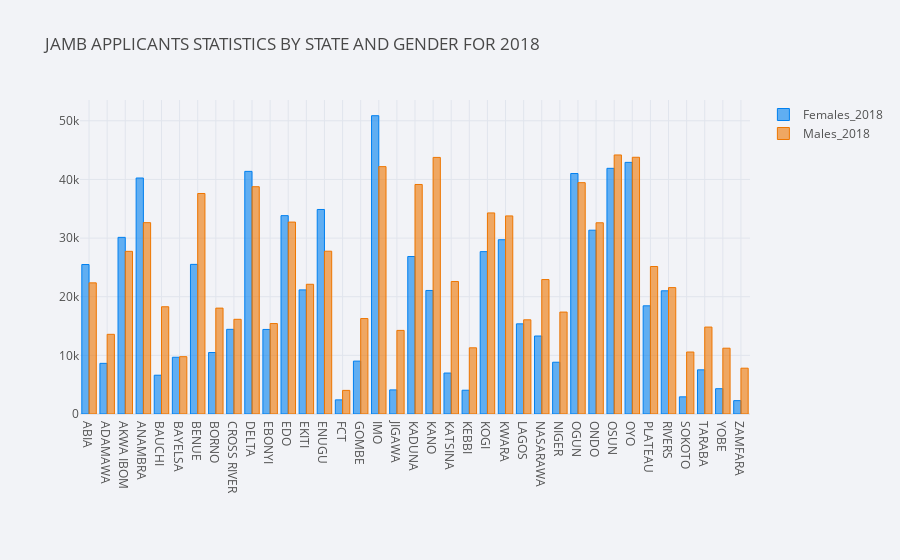

The cell this chart's notebook holds for it:
### Code cell
Data1.iloc[0:37,:].iplot(kind="bar",x="State",y=["Females_2018","Males_2018"],theme='polar',
                         title="JAMB APPLICANTS STATISTICS BY STATE AND GENDER FOR 2018")

### Figure 1 — Plotly figure (JSON) as saved in the notebook; plotly's stock layout.template omitted (floating-point values rounded to 4 significant figures)
{"data": [{"marker": {"color": "rgba(0, 128, 240, 0.6)", "line": {"color": "rgba(0, 128, 240, 1.0)", "width": 1}}, "name": "Females_2018", "orientation": "v", "text": "", "type": "bar", "x": ["ABIA                ", "ADAMAWA             ", "AKWA IBOM           ", "ANAMBRA             ", "BAUCHI              ", "BAYELSA             ", "BENUE               ", "BORNO               ", "CROSS RIVER         ", "DELTA               ", "EBONYI              ", "EDO                 ", "EKITI               ", "ENUGU               ", "FCT                 ", "GOMBE               ", "IMO                 ", "JIGAWA              ", "KADUNA              ", "KANO                ", "KATSINA             ", "KEBBI               ", "KOGI                ", "KWARA               ", "LAGOS               ", "NASARAWA            ", "NIGER               ", "OGUN                ", "ONDO                ", "OSUN                ", "OYO                 ", "PLATEAU             ", "RIVERS              ", "SOKOTO              ", "TARABA              ", "YOBE                ", "ZAMFARA             "], "y": [25487, 8636, 30120, 40242, 6615, 9676, 25514, 10482, 14437, 41373, 14418, 33826, 21161, 34877, 2411, 9021, 50866, 4109, 26854, 21066, 6985, 4053, 27688, 29718, 15375, 13298, 8827, 41006, 31342, 41893, 42910, 18451, 21006, 2926, 7530, 4315, 2279]}, {"marker": {"color": "rgba(238, 118, 0, 0.6)", "line": {"color": "rgba(238, 118, 0, 1.0)", "width": 1}}, "name": "Males_2018", "orientation": "v", "text": "", "type": "bar", "x": ["ABIA                ", "ADAMAWA             ", "AKWA IBOM           ", "ANAMBRA             ", "BAUCHI              ", "BAYELSA             ", "BENUE               ", "BORNO               ", "CROSS RIVER         ", "DELTA               ", "EBONYI              ", "EDO                 ", "EKITI               ", "ENUGU               ", "FCT                 ", "GOMBE               ", "IMO                 ", "JIGAWA              ", "KADUNA              ", "KANO                ", "KATSINA             ", "KEBBI               ", "KOGI                ", "KWARA               ", "LAGOS               ", "NASARAWA            ", "NIGER               ", "OGUN                ", "ONDO                ", "OSUN                ", "OYO                 ", "PLATEAU             ", "RIVERS              ", "SOKOTO              ", "TARABA              ", "YOBE                ", "ZAMFARA             "], "y": [22361, 13587, 27737, 32629, 18287, 9775, 37602, 18054, 16147, 38758, 15424, 32726, 22119, 27762, 4027, 16274, 42182, 14256, 39138, 43752, 22597, 11288, 34287, 33779, 16062, 22927, 17381, 39447, 32608, 44172, 43777, 25150, 21554, 10567, 14824, 11221, 7811]}], "layout": {"legend": {"bgcolor": "#F2F3F7", "font": {"color": "#505050"}}, "paper_bgcolor": "#F2F3F7", "plot_bgcolor": "#F2F3F7", "title": {"font": {"color": "#484848"}, "text": "JAMB APPLICANTS STATISTICS BY STATE AND GENDER FOR 2018"}, "xaxis": {"gridcolor": "#E1E5ED", "showgrid": true, "tickfont": {"color": "#505050"}, "title": {"font": {"color": "#505050"}, "text": ""}, "zerolinecolor": "#E1E5ED"}, "yaxis": {"gridcolor": "#E1E5ED", "showgrid": true, "tickfont": {"color": "#505050"}, "title": {"font": {"color": "#505050"}, "text": ""}, "zerolinecolor": "#E1E5ED"}}}
